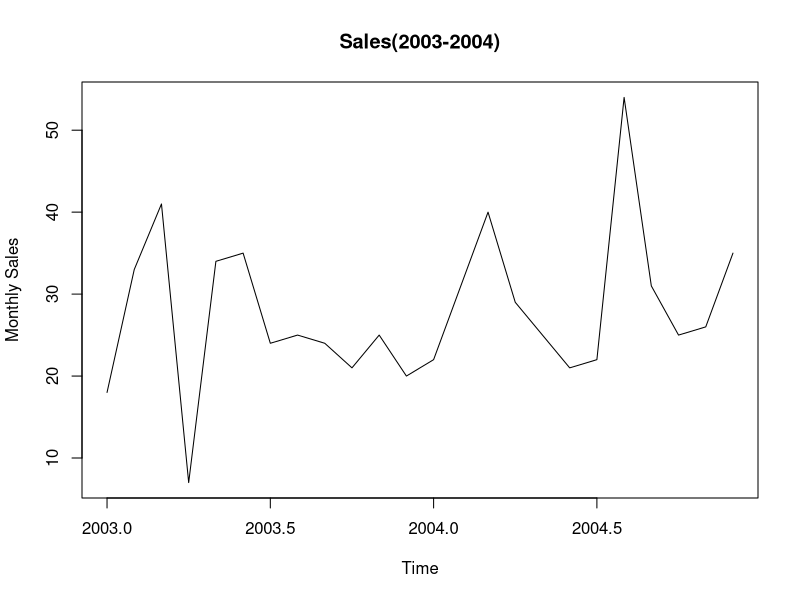
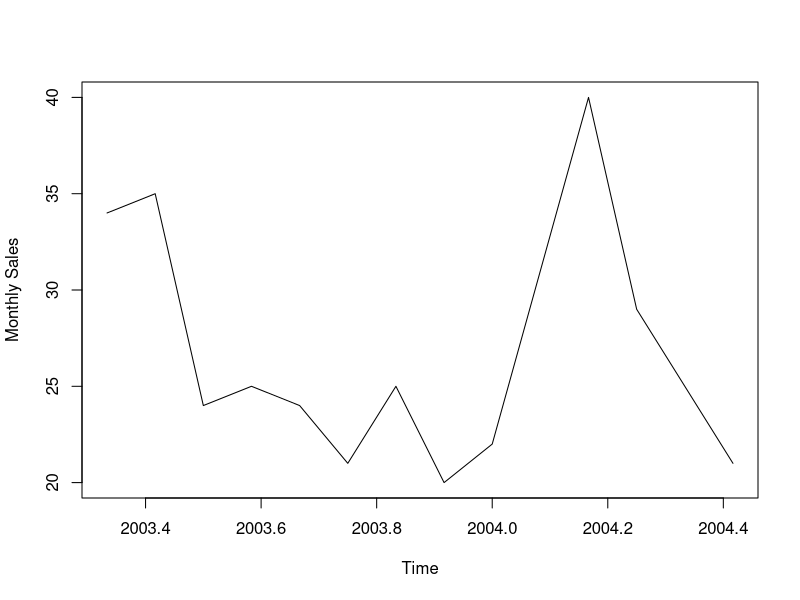

These figures' R source, in order:
#creating a time series object

sales <- c(18,33,41,7,34,35,24,25,24,21,25,20,22,31,40,29,25,21,22,54,31,25,26,35)

tsales <- ts(sales,start=c(2003,1),frequency = 12)

tsales

plot(tsales,xlab="Time",ylab="Monthly Sales",main='Sales(2003-2004)')

start(tsales)

end(tsales)

frequency(tsales)

#window function is used to subset the time series
tsales.subset <- window(tsales, start=c(2003,5),end=c(2004,6))
tsales.subset

plot(tsales.subset,xlab="Time",ylab="Monthly Sales")

#cleans the environment or workspace variables
rm(list=ls())


